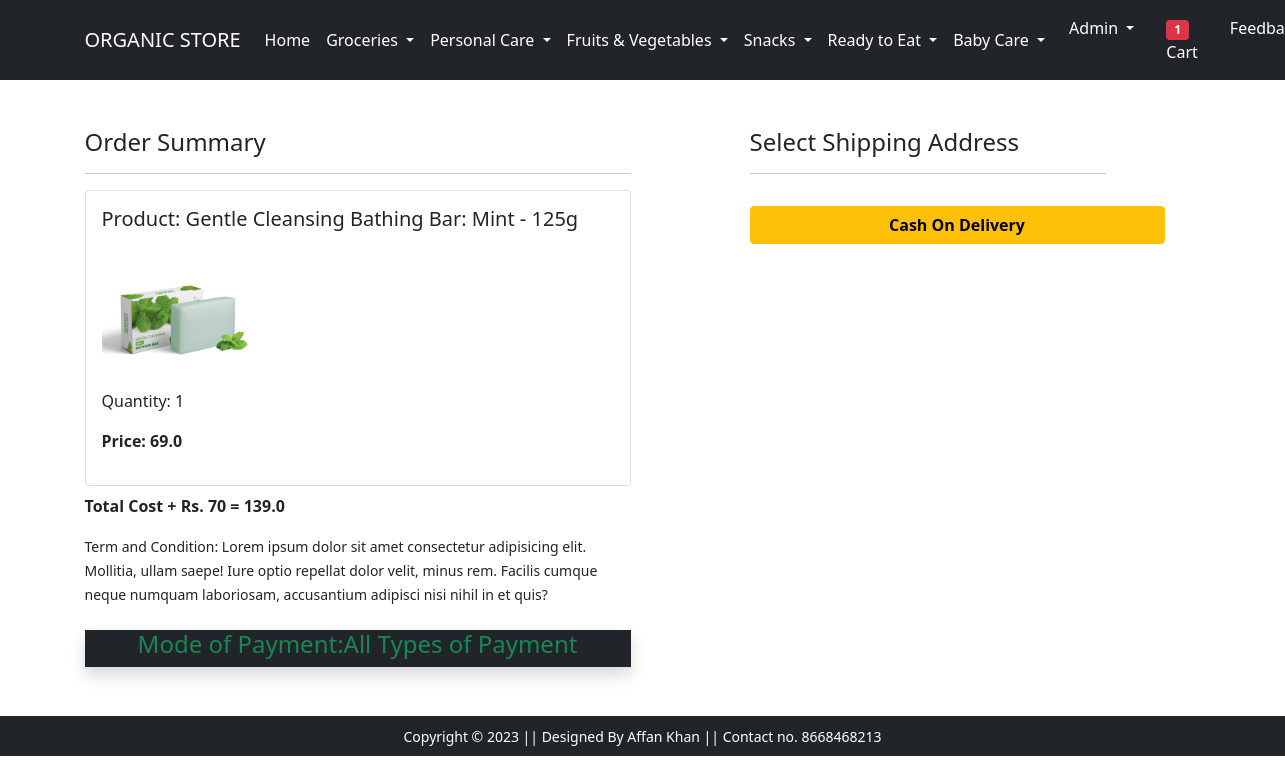
Screenshot of /checkout/ (signed in) with the database file from the repository.
### organic/models.py (models this page shows, shortened)
class Cart(models.Model):
    user = models.ForeignKey(User, on_delete=models.CASCADE)
    product = models.ForeignKey(Product, on_delete=models.CASCADE)
    quantity = models.PositiveIntegerField(default=1)
    @property
    def total_cost(self):
        return self.quantity * self.product.discounted_price

class Product(models.Model):
    title = models.CharField(max_length=100)
    selling_price = models.FloatField()
    discounted_price = models.FloatField()
    description = models.TextField()
    brand = models.CharField(max_length=100)
    category = models.CharField(choices=CATEGORY_CHOICES, max_length=5)
    product_image = models.ImageField(upload_to="productimg")

### organic/views.py (the view)
# urls.py: path('checkout/', views.checkout, name='checkout'),
@login_required
def checkout(request):
    totalitem = 0
    user = request.user
    add = Customer.objects.filter(user=user)
    cart_items = Cart.objects.filter(user=user)
    amount = 0.0
    shipping_amount = 70.0
    totalamount = 0.0
    cart_product = [p for p in Cart.objects.all() if p.user == request.user]
    if cart_product:
        for p in cart_product:
            tempamount = (p.quantity * p.product.discounted_price)
            amount += tempamount
    totalamount = amount + shipping_amount
    if request.user.is_authenticated:
        totalitem = len(Cart.objects.filter(user=request.user))
    return render(request, 'checkout.html',
                  {'add': add, 'totalamount': totalamount, 'cart_items': cart_items, 'totalitem': totalitem})

### organic/templates/checkout.html (shortened to what this page needs)
{% extends 'base.html' %}
{% load static %}
{% block main-content %}
<div class="container">
 <div class="row mt-5">
  <div class="col-sm-6">
    <h4>Order Summary</h4>
    <hr>
    {%for item in cart_items %}
      <div class="card mb-2">
        <div class="card-body">
          <h5>Product: {{item.product.description}}</h5>
          <img src="{{item.product.product_image.url}}" alt="" srcset="" class="img-fluid" height="150" width="150">
          <p>Quantity: {{item.quantity}}</p>
          <p class="fw-bold">Price: {{item.total_cost}}</p>
        </div>
      </div>
      {%endfor%}
      <p class="fw-bold">Total Cost + Rs. 70 = {{totalamount}}</p>
    <small>Term and Condition: Lorem ipsum dolor sit amet consectetur adipisicing elit. Mollitia, ullam saepe! Iure optio repellat dolor velit, minus rem. Facilis cumque neque numquam laboriosam, accusantium adipisci nisi nihil in et quis?</small>
    <br><br>
    <div class="bg-dark border-bottom shadow text-center"><h4 class="text-success">Mode of Payment:All Types of Payment</h4></div>
  </div>
  <div class="col-sm-4 offset-sm-1">
    <h4>Select Shipping Address</h4>
    <hr>
    <form action="/paymentdone" id="myform">
        <div class="text-end">
          <button type="submit" class="btn btn-warning mt-3 px-5 fw-bold" style="width:415px">Cash On Delivery</button>
          <br><br>
        </div>
      </form>
    </div>
  </div>
</div>
{% endblock main-content %}

### organic/templates/base.html (shortened to what this page needs)
<!doctype html>
{% load static %}
<html lang="en">
  <head>
    <link href="https://cdn.jsdelivr.net/npm/bootstrap@5.0.0-beta1/dist/css/bootstrap.min.css" rel="stylesheet">
    <link rel="stylesheet" href="{% static 'app/css/owl.carousel.min.css' %}">
    <link rel="stylesheet" href="{% static 'app/css/all.min.css' %}">
    <link rel="stylesheet" href="{% static 'app/css/style.css' %}">
  </head>
  <body>
    <nav class="navbar navbar-expand-lg navbar-dark bg-dark">
     <div class="container">
       <a class="navbar-brand" href="/">ORGANIC STORE</a>
       <div class="collapse navbar-collapse" id="navbarSupportedContent">
         <ul class="navbar-nav me-auto mb-2 mb-lg-0">
           <li class="nav-item">
             <a class="nav-link active" aria-current="page" href="/">Home</a>
           </li>
           <li class="nav-item dropdown">
             <a class="nav-link dropdown-toggle text-white" href="#" role="button" data-bs-toggle="dropdown" aria-expanded="false">
               Groceries
             </a>
           </li>
           <li class="nav-item dropdown">
            <a class="nav-link dropdown-toggle text-white" href="#" id="fashionDropdown" role="button" data-bs-toggle="dropdown" aria-expanded="false">
              Personal Care
            </a>
          </li>
          <li class="nav-item dropdown">
            <a class="nav-link dropdown-toggle text-white" href="#" role="button" data-bs-toggle="dropdown" aria-expanded="false">
              Fruits & Vegetables
            </a>
            </li>
         <li class="nav-item dropdown">
             <a class="nav-link dropdown-toggle text-white" href="#" role="button" data-bs-toggle="dropdown" aria-expanded="false">
               Snacks
             </a>
           </li>
             <li class="nav-item dropdown">
             <a class="nav-link dropdown-toggle text-white" href="#" role="button" data-bs-toggle="dropdown" aria-expanded="false">
               Ready to Eat
             </a>
           </li>
             <li class="nav-item dropdown">
             <a class="nav-link dropdown-toggle text-white" href="#" role="button" data-bs-toggle="dropdown" aria-expanded="false">
               Baby Care
             </a>
           </li>
         </ul>
      </div>
         <div>
          <ul class="navbar-nav me-auto mb-2 mb-lg-0">
            {%if request.user.is_authenticated %}
           <li class="nav-item dropdown mx-2">
              <a class="nav-link dropdown-toggle text-white" href="#" id="profileDropdown" role="button" data-bs-toggle="dropdown" aria-expanded="false">
                {{request.user.username|capfirst}}
              </a>
            </li>
            <li class="nav-item mx-2">
             <a href="{% url 'cart' %}" class="nav-link text-white"><span class="badge bg-danger">{{totalitem}}</span>Cart</a>
            </li>
               <li class="nav-item mx-2">
                   <a class="nav-link text-white" href="{% url 'feedbacks' %}">Feedback</a>
            </li>
            {% endif %}
          </ul>
         </div>
       </div>
    </nav>
    {% block main-content %} {% endblock main-content %}
    <footer class="container-fluid bg-dark text-center p-2 mt-5">
        <small class="text-white">Copyright &copy; 2023 || Designed By Affan Khan || Contact no. 8668468213   </small>
    </footer>
  </body>
</html>

### rows the page displays
Cart: product.description "Gentle Cleansing Bathing Bar: Mint - 125g", product.product_image (picture), quantity "1", total_cost "69.0"

### other values shown
{{ request.user.username|capfirst }} "Admin"
{{ totalitem }} "1"
{{ totalamount }} "139.0"
